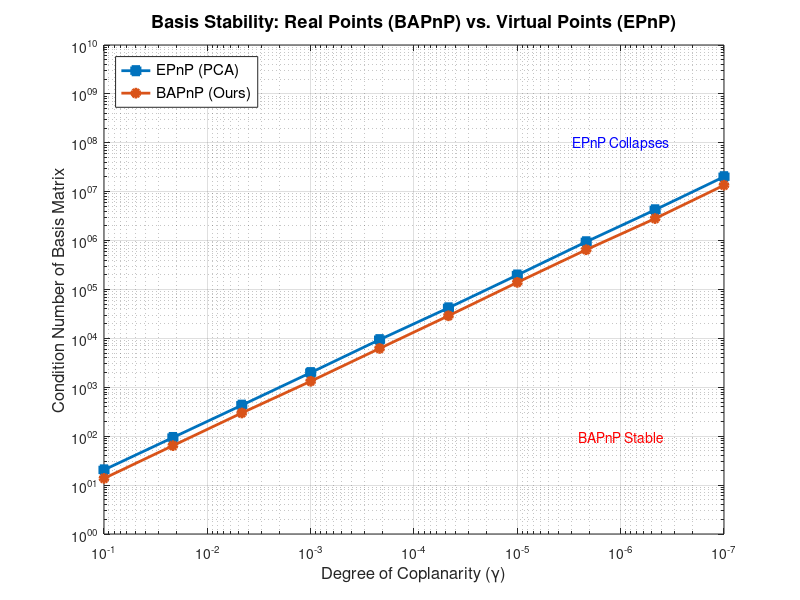

The MATLAB script that drew this image:
function test_pnp_basis_stability()
% TEST_PNP_BASIS_STABILITY
% 
% 修正版逻辑:
%   不再计算最终线性系统 L 或 M 的条件数（它们本来就该是奇异的）。
%   转而计算 "重心坐标变换矩阵" (Barycentric Basis Matrix) 的条件数。
%   这直接对应论文中 Eq. (3) 和 Perturbation Theory 的分析。

    clc; clear; close all;

    %% 1. 实验参数
    n_points = 20;
    n_trials = 500; 
    % 压缩系数: 1.0 (立方体) -> 1e-7 (极度扁平)
    gammas = logspace(-1, -7, 10); 
    
    cond_bapnp = zeros(length(gammas), 1);
    cond_epnp  = zeros(length(gammas), 1);

    fprintf('Running Basis Stability Test (Corrected)...\n');
    fprintf('%-10s | %-15s | %-15s\n', 'Gamma', 'Cond(Basis_BA)', 'Cond(Basis_EP)');
    fprintf('----------------------------------------------\n');

    %% 2. 主循环
    for i = 1:length(gammas)
        gamma = gammas(i);
        
        c_b_list = [];
        c_e_list = [];
        
        for k = 1:n_trials
            % --- A. 生成准平面场景 ---
            % 随机 xy, 压缩 z
            Pw_raw = (rand(3, n_points) - 0.5) * 10;
            Pw = Pw_raw;
            Pw(3, :) = Pw(3, :) * gamma; 
            
            % 随机旋转一下，避免轴对齐带来的偶然性
            R_rand = random_rotation();
            Pw = R_rand * Pw;

            % --- B. BAPnP: 贪婪选点基底 ---
            % 这里的核心是: 即使点云压扁，只要平面上分布得开，
            % 我们的 Greedy 策略选出的三角形面积依然很大，
            % 只是四面体的高很小。但相比于 EPnP 的虚拟点，我们撑得更满。
            [basis_idx] = select_greedy_basis(Pw);
            Pb = Pw(:, basis_idx);
            
            % BAPnP 的基底矩阵 (用于计算 alpha, beta, gamma)
            % P = P4 + alpha*(P1-P4) + beta*(P2-P4) + gamma*(P3-P4)
            % Basis_Mat = [P1-P4, P2-P4, P3-P4]
            T_bapnp = [Pb(:,1)-Pb(:,4), Pb(:,2)-Pb(:,4), Pb(:,3)-Pb(:,4)];
            
            % 记录条件数
            c_b_list = [c_b_list; cond(T_bapnp)];
            
            % --- C. EPnP: PCA 控制点基底 ---
            % 必须使用标准 EPnP 策略：沿主轴分布，且幅度由特征值决定
            [U, S, ~] = svd(cov(Pw'));
            eigen_vals = diag(S);
            mean_p = mean(Pw, 2);
            
            % 标准 EPnP 控制点定义 (参考 OpenCV/Lepetit 论文)
            % C1 = mean
            % C2 = mean + sqrt(lambda1)*v1
            % C3 = mean + sqrt(lambda2)*v2
            % C4 = mean + sqrt(lambda3)*v3  <-- 罪魁祸首！当 lambda3 -> 0 时，C4 和 C1 重合
            Cw = zeros(3, 4);
            Cw(:,1) = mean_p;
            Cw(:,2) = mean_p + sqrt(eigen_vals(1)) * U(:,1);
            Cw(:,3) = mean_p + sqrt(eigen_vals(2)) * U(:,2);
            Cw(:,4) = mean_p + sqrt(eigen_vals(3)) * U(:,3);
            
            % EPnP 的基底矩阵 (齐次形式)
            % [C1 C2 C3 C4; 1 1 1 1]
            C_homo = [Cw; ones(1, 4)];
            
            c_e_list = [c_e_list; cond(C_homo)];
        end
        
        cond_bapnp(i) = median(c_b_list);
        cond_epnp(i)  = median(c_e_list);
        
        fprintf('%.1e    | %.2e        | %.2e\n', gamma, cond_bapnp(i), cond_epnp(i));
    end

    %% 3. 绘图
    figure('Color', 'w', 'Position', [300, 300, 600, 450]);
    loglog(gammas, cond_epnp, '-s', 'Color', [0, 0.4470, 0.7410], ...
        'LineWidth', 2, 'MarkerFaceColor', [0, 0.4470, 0.7410], 'DisplayName', 'EPnP (PCA)');
    hold on;
    loglog(gammas, cond_bapnp, '-o', 'Color', [0.8500, 0.3250, 0.0980], ...
        'LineWidth', 2, 'MarkerFaceColor', [0.8500, 0.3250, 0.0980], 'DisplayName', 'BAPnP (Ours)');
    
    set(gca, 'XDir', 'reverse');
    grid on;
    xlabel('Degree of Coplanarity (\gamma)', 'FontSize', 12);
    ylabel('Condition Number of Basis Matrix', 'FontSize', 12);
    title(['Basis Stability: Real Points (BAPnP) vs. Virtual Points (EPnP)'], 'FontSize', 13);
    legend('Location', 'northwest', 'FontSize', 11);
    ylim([1e0, 1e10]); 
    
    % 添加标注
    text(1e-6, 1e8, 'EPnP Collapses', 'Color', 'b', 'FontSize', 10, 'HorizontalAlignment', 'center');
    text(1e-6, 1e2, 'BAPnP Stable', 'Color', 'r', 'FontSize', 10, 'HorizontalAlignment', 'center');
end

%% --- 你的贪婪选点策略 ---
function base_idx = select_greedy_basis(P)
    N = size(P, 2);
    base_idx = zeros(1, 4);
    
    % 1. 离质心最远
    cent = mean(P, 2);
    d2 = sum((P - cent).^2, 1);
    [~, base_idx(1)] = max(d2);
    
    % 2. 离 P1 最远
    d2 = sum((P - P(:, base_idx(1))).^2, 1);
    [~, base_idx(2)] = max(d2);
    
    % 3. 离 P1-P2 直线最远
    p1 = P(:, base_idx(1));
    p2 = P(:, base_idx(2));
    v12 = p2 - p1;
    % 叉乘计算距离
    vecs = P - p1;
    cp = cross(repmat(v12, 1, N), vecs);
    d2_line = sum(cp.^2, 1); % 省略了除以模长，因为只比大小
    [~, base_idx(3)] = max(d2_line);
    
    % 4. 离 P1-P2-P3 平面最远
    p3 = P(:, base_idx(3));
    v13 = p3 - p1;
    normal = cross(v12, v13);
    if norm(normal) < 1e-10
        % 几乎共线，随便选一个远的
        [~, base_idx(4)] = max(sum((P - cent).^2, 1)); 
    else
        normal = normal / norm(normal);
        d_plane = abs(normal' * (P - p1));
        [~, base_idx(4)] = max(d_plane);
    end
end

function R = random_rotation()
    [Q, ~] = qr(randn(3));
    R = Q;
end
